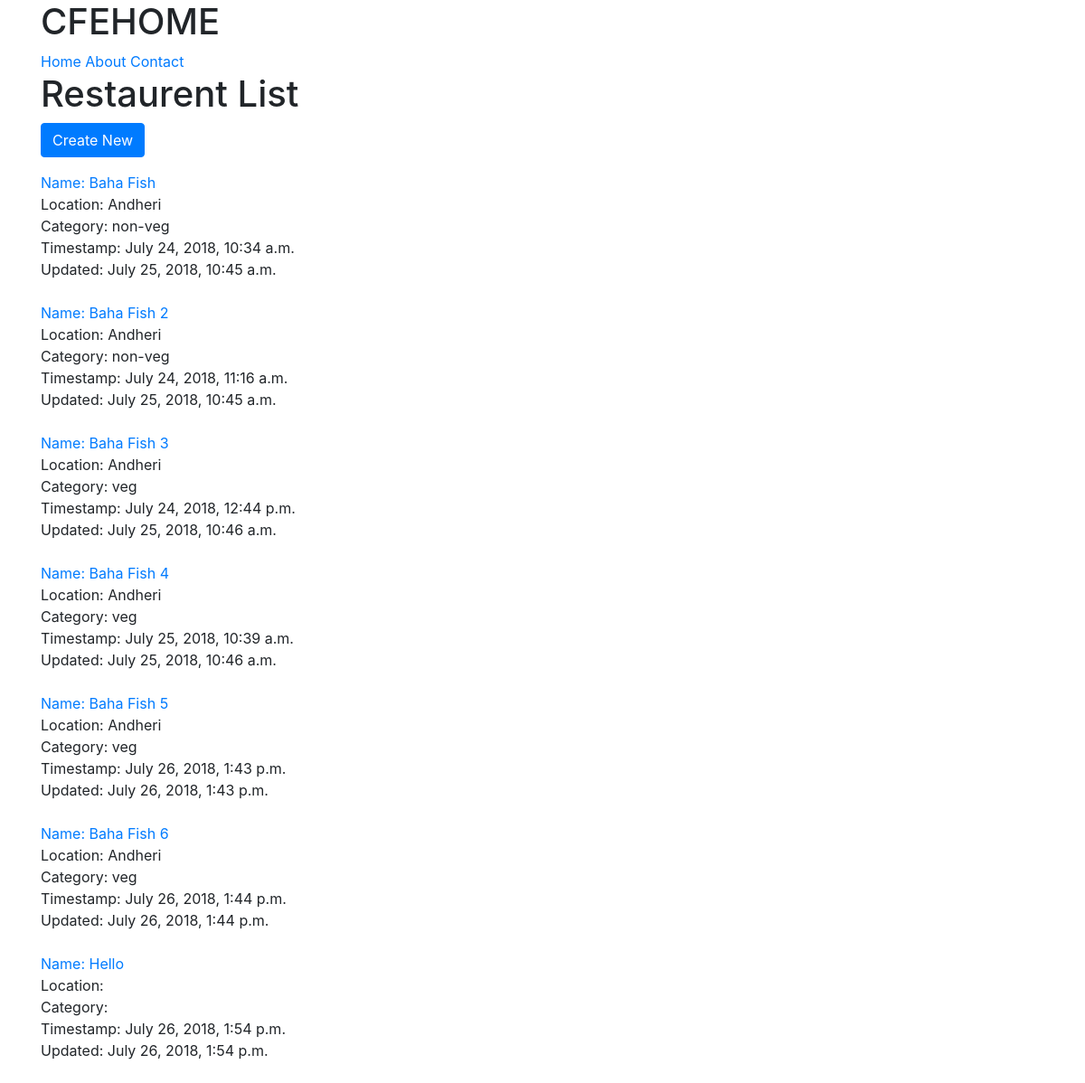
/restaurent/, run on the app's committed database.
### restaurent/models.py (models this page shows, shortened)
class RestaurentLocation(models.Model):
  owner      = models.ForeignKey(User)
  name       = models.CharField(max_length=120)
  location   = models.CharField(max_length=120, null=True, blank=True)
  category   = models.CharField(max_length=120, null=True, blank=True)
  timestamp  = models.DateTimeField(auto_now_add = True)
  updated    = models.DateTimeField(auto_now = True)
  slug       = models.SlugField(null=True, blank=True)

### restaurent/views.py (the view)
# urls.py: url(r'^restaurent/$', RestaurentListView),
def RestaurentListView(request):
  template_name = 'restaurent/restaurents_list.html'
  queryset  = RestaurentLocation.objects.all()
  context = {
    "object_list": queryset
  }
  return render(request, template_name, context)

### restaurent/templates/restaurent/restaurents_list.html (shortened to what this page needs)
{% extends "base.html" %}
{% block content %}
  <h1> Restaurent List</h1>
  <p><a href="/restaurent/create" class="btn btn-primary">Create New </a></p>
  {% for item in object_list %}
    <div>
      <a href='/restaurent/{{ item.slug }}/'>
        Name: {{item.name}}
      </a> <br>
      Location: {{item.location}} <br>
      Category: {{item.category}} <br>
      Timestamp: {{item.timestamp}} <br>
      Updated: {{item.updated}} <br><br>
    </div>
  {% endfor %}
{% endblock content %}

### data on the page
RestaurentLocation: name "Baha Fish", location "Andheri", category "non-veg", timestamp "July 24, 2018, 10:34 a.m.", updated "July 25, 2018, 10:45 a.m."
RestaurentLocation: name "Baha Fish 2", location "Andheri", category "non-veg", timestamp "July 24, 2018, 11:16 a.m.", updated "July 25, 2018, 10:45 a.m."
RestaurentLocation: name "Baha Fish 3", location "Andheri", category "veg", timestamp "July 24, 2018, 12:44 p.m.", updated "July 25, 2018, 10:46 a.m."
RestaurentLocation: name "Baha Fish 4", location "Andheri", category "veg", timestamp "July 25, 2018, 10:39 a.m.", updated "July 25, 2018, 10:46 a.m."
RestaurentLocation: name "Baha Fish 5", location "Andheri", category "veg", timestamp "July 26, 2018, 1:43 p.m.", updated "July 26, 2018, 1:43 p.m."
RestaurentLocation: name "Baha Fish 6", location "Andheri", category "veg", timestamp "July 26, 2018, 1:44 p.m.", updated "July 26, 2018, 1:44 p.m."
RestaurentLocation: name "Hello", timestamp "July 26, 2018, 1:54 p.m.", updated "July 26, 2018, 1:54 p.m."
